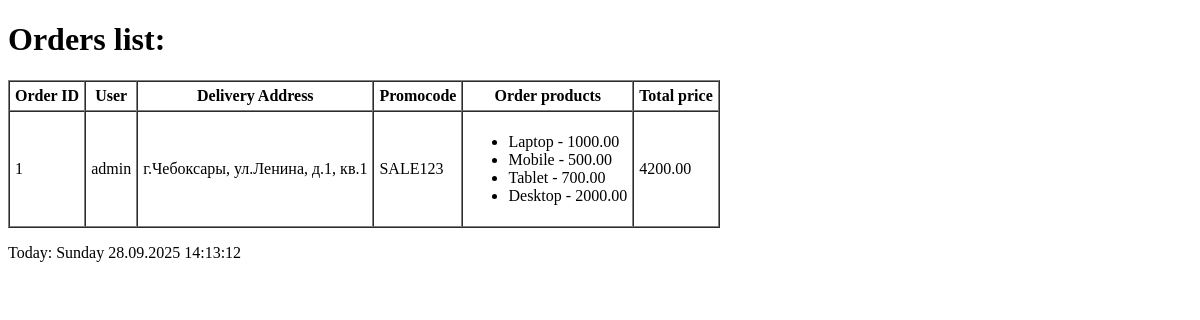
The page /shop/orders_list/ on the database as committed earlier.
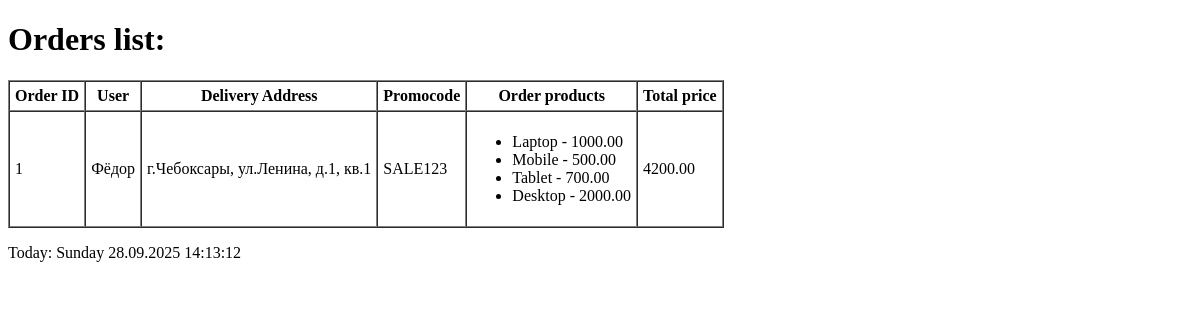
The same page on the database as committed later.
### shopapp/models.py (models this page shows, shortened)
class Order(models.Model):
    delivery_address = models.TextField(null=True, blank=True)
    promocode = models.CharField(max_length=10, null=True, blank=True)
    user = models.ForeignKey(User, on_delete=models.PROTECT, related_name='orders')
    quantity = models.IntegerField(null=False, default=1)
    created_at = models.DateTimeField(auto_now_add=True)
    updated_at = models.DateTimeField(auto_now=True)
    products = models.ManyToManyField(Product, related_name='orders')
    total_price = models.DecimalField(max_digits=10, decimal_places=2, default=0)
    class Meta:
        ordering = ['-created_at']

class Product(models.Model):
    name = models.CharField(max_length=100)
    price = models.DecimalField(max_digits=10, decimal_places=2, default=0)
    quantity = models.IntegerField()
    description = models.TextField()
    discount = models.SmallIntegerField(default=0)
    archived = models.BooleanField(default=False)
    created_at = models.DateTimeField(auto_now_add=True)
    updated_at = models.DateTimeField(auto_now=True)

### shopapp/views.py (the view)
# urls.py: path('orders_list/', orders_list, name='orders_list'),
def orders_list(request: HttpRequest):
    context = {
        'title': 'Orders List',
        'orders': Order.objects.select_related('user').prefetch_related('products').all(),
    }
    return render(request, 'shopapp/orders_list.html', context=context)

### shopapp/templates/shopapp/orders_list.html (shortened to what this page needs)
{% extends 'shopapp/base.html' %}
{% block content %}
    <h1>Orders list:</h1>
    {% if not orders %}
        <p>No orders found.</p>
    {% else %}
        <table border="1" cellpadding="5" cellspacing="0">
            <thead>
                <tr>
                    <th>Order ID</th>
                    <th>User</th>
                    <th>Delivery Address</th>
                    <th>Promocode</th>
                    <th>Order products</th>
                    <th>Total price</th>
                </tr>
            </thead>
            <tbody>
                {% for order in orders %}
                    <tr>
                        <td>{{ order.id }}</td>
                        <td>{% firstof order.user.first_name order.user.username %}</td>
                        <td>{{ order.delivery_address }}</td>
                        <td>{{ order.promocode }}</td>
                        <td>
                            <ul>
                                {% for product in order.products.all %}
                                    <li>{{ product.name }} - {{ product.price }}</li>
                                {% endfor %}
                            </ul>
                        </td>
                        <td>{{ order.total_price }}</td>
                    </tr>
                {% endfor %}
            </tbody>
        </table>
    {% endif %}
{% endblock %}

### shopapp/templates/shopapp/base.html (shortened to what this page needs)
<!DOCTYPE html>
<html lang="en">
<head>
</head>
<body>
    {% block content %}{% endblock %}
<div>
    {% now 'l' as current_day %}
    {% now 'j.m.Y' as current_date %}
    {% now 'H:i:s' as current_time %}
    <p>Today: {{ current_day }} {{ current_date }} {{ current_time }}</p>
</div>
</body>
</html>

Rows that differ between the two databases and show on the page:
changed Order "г.Чебоксары, ул.Ленина, д.1, кв.1": user.first_name "admin" → "Фёдор"
